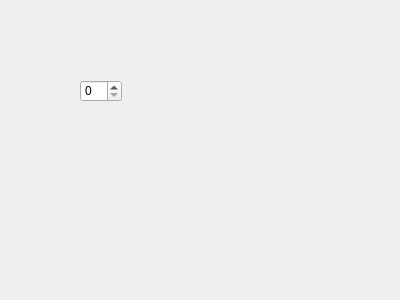
<?xml version="1.0" encoding="UTF-8"?>
<ui version="4.0">
 <class>Form</class>
 <widget class="QWidget" name="Form">
  <property name="geometry">
   <rect>
    <x>0</x>
    <y>0</y>
    <width>400</width>
    <height>300</height>
   </rect>
  </property>
  <property name="windowTitle">
   <string>Form</string>
  </property>
  <widget class="HexSpinBox" name="spinBox">
   <property name="geometry">
    <rect>
     <x>80</x>
     <y>80</y>
     <width>42</width>
     <height>22</height>
    </rect>
   </property>
  </widget>
 </widget>
 <customwidgets>
  <customwidget>
   <class>HexSpinBox</class>
   <extends>QSpinBox</extends>
   <header>hexspinbox.h</header>
  </customwidget>
 </customwidgets>
 <resources/>
 <connections/>
</ui>
